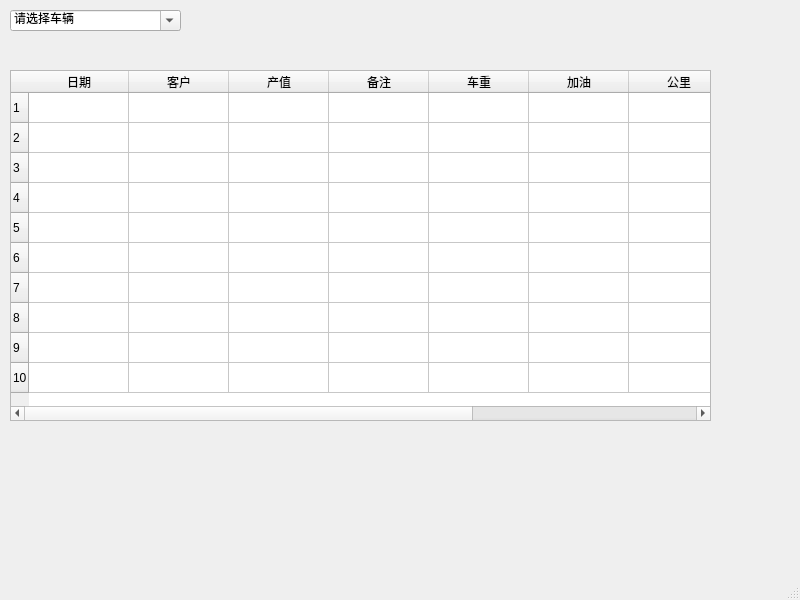
<?xml version="1.0" encoding="UTF-8"?>
<ui version="4.0">
 <class>MainWindow</class>
 <widget class="QMainWindow" name="MainWindow">
  <property name="geometry">
   <rect>
    <x>0</x>
    <y>0</y>
    <width>800</width>
    <height>600</height>
   </rect>
  </property>
  <property name="windowTitle">
   <string>MainWindow</string>
  </property>
  <widget class="QWidget" name="centralwidget">
   <widget class="QTableWidget" name="tableWidget">
    <property name="geometry">
     <rect>
      <x>10</x>
      <y>70</y>
      <width>701</width>
      <height>351</height>
     </rect>
    </property>
    <property name="rowCount">
     <number>10</number>
    </property>
    <property name="columnCount">
     <number>9</number>
    </property>
    <row/>
    <row/>
    <row/>
    <row/>
    <row/>
    <row/>
    <row/>
    <row/>
    <row/>
    <row/>
    <column>
     <property name="text">
      <string>日期</string>
     </property>
    </column>
    <column>
     <property name="text">
      <string>客户</string>
     </property>
    </column>
    <column>
     <property name="text">
      <string>产值</string>
     </property>
    </column>
    <column>
     <property name="text">
      <string>备注</string>
     </property>
    </column>
    <column>
     <property name="text">
      <string>车重</string>
     </property>
    </column>
    <column>
     <property name="text">
      <string>加油</string>
     </property>
    </column>
    <column>
     <property name="text">
      <string>公里</string>
     </property>
    </column>
    <column>
     <property name="text">
      <string>司机</string>
     </property>
    </column>
    <column>
     <property name="text">
      <string>起止地</string>
     </property>
    </column>
   </widget>
   <widget class="QComboBox" name="comboBox">
    <property name="geometry">
     <rect>
      <x>10</x>
      <y>10</y>
      <width>171</width>
      <height>21</height>
     </rect>
    </property>
    <property name="focusPolicy">
     <enum>Qt::ClickFocus</enum>
    </property>
    <property name="editable">
     <bool>true</bool>
    </property>
    <property name="minimumContentsLength">
     <number>0</number>
    </property>
    <item>
     <property name="text">
      <string>请选择车辆</string>
     </property>
    </item>
    <item>
     <property name="text">
      <string>粤k302</string>
     </property>
    </item>
   </widget>
  </widget>
  <widget class="QStatusBar" name="statusbar"/>
 </widget>
 <resources/>
 <connections/>
</ui>
